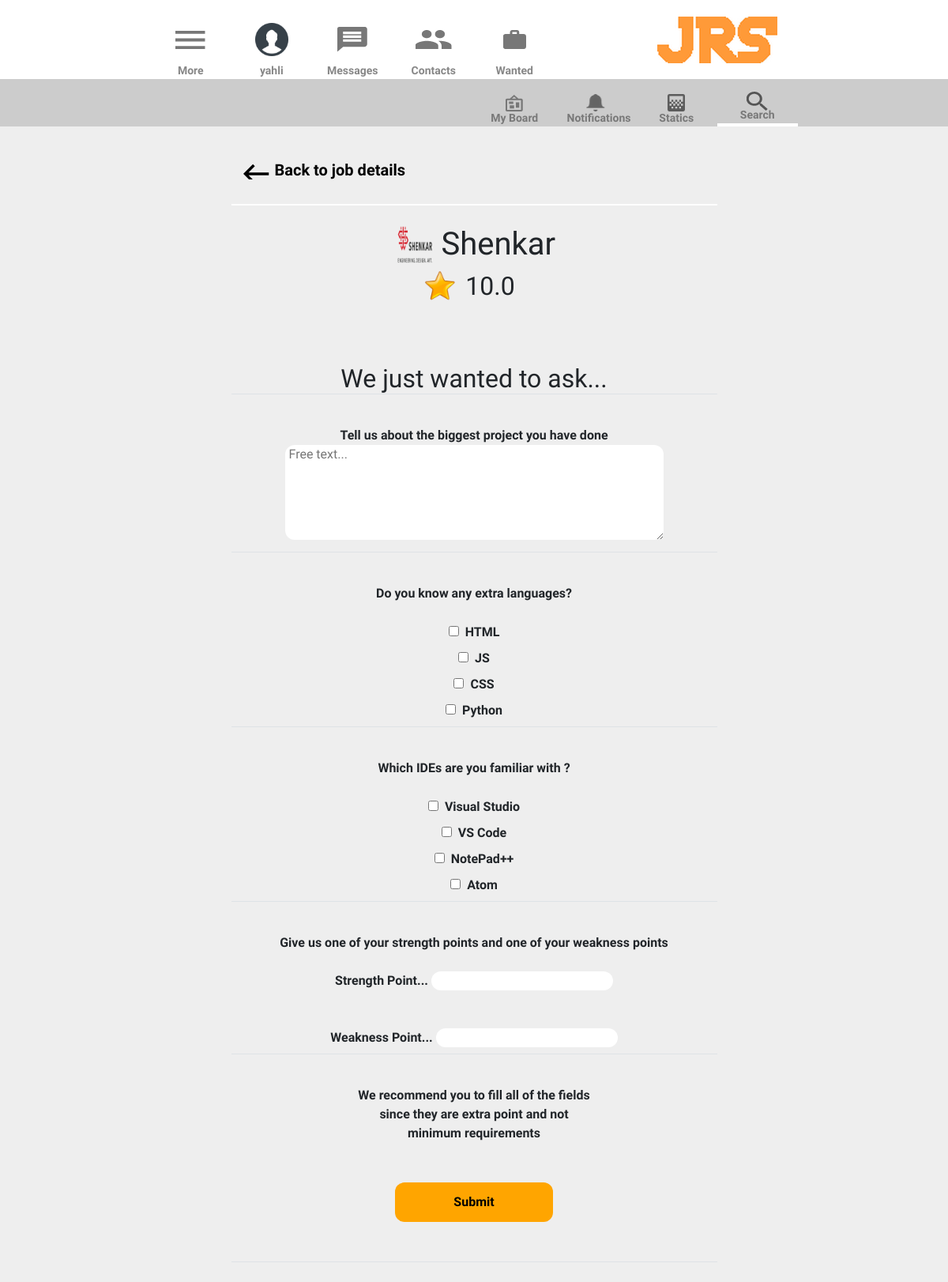
Page /job_details/job_application/7 (signed in) on the committed database.
### mainapp/models.py (models this page shows)
class jrsUser(models.Model):
    username = models.CharField(max_length=20, primary_key=True)
    email = models.EmailField()
    location = models.CharField(max_length=40)
    company = models.CharField(max_length=30, default='')
    users = models.Manager()

class job(models.Model):
    id = models.IntegerField(primary_key=True)
    postedby = models.CharField(max_length=20, default='Sharon')
    company = models.CharField(max_length=30)
    title = models.CharField(max_length=20)
    jobType = models.CharField(max_length=15)
    salary = models.CharField(max_length=15)
    jobDescription = models.CharField(max_length=800)
    logo = models.ImageField(upload_to = 'static/mainapp/assets/images')
    rank = models.FloatField()
    location = models.CharField(max_length=40, default='Not specified')
    mustmeet1 = models.CharField(max_length=30, default='')
    mustmeet2 = models.CharField(max_length=30, default='')
    mustmeet3 = models.CharField(max_length=30, default='')
    mustmeet4 = models.CharField(max_length=30, default='')
    mustmeet5 = models.CharField(max_length=30, default='')
    mustmeet6 = models.CharField(max_length=30, default='')
    objects = models.Manager()

### mainapp/views.py (the view)
# urls.py: path('job_details/job_application/<int:jobid>', views.applicationForm, name="applicationForm"),
def applicationForm(request, jobid):
    if not request.user.is_authenticated:
        return render(request, 'index.html')
    jobdetails = get_object_or_404(job, id = jobid)
    jrsuser = jrsUser.users.get(username=request.user.username)
    return render(request, 'job_application.html', {'logged':jrsuser, 'jobdetails':jobdetails})

### mainapp/templates/job_application.html (shortened to what this page needs)
<!DOCTYPE html>
<html lang="en">
<head>
    <link rel="stylesheet" href="https://stackpath.bootstrapcdn.com/bootstrap/4.5.0/css/bootstrap.min.css">
    <link href="../../static/mainapp/assets/css/style.css" rel="stylesheet">
</head>
<body>
    <header>
        <div class="row" id="myHeader">
            <div class="col-md-2 side-col"></div>
            <div class="col-md-1 headerLink" id="burger-menu">
                <a href="#">
                    <div class="linkText">More</div>
                </a>
            </div>
            <div class="col-md-1 headerLink" id="user-welcome">
                <a href="#" id="userBox" onclick="userBoxToggler()">
                    <div class="linkText">{{logged.username}}</div>
                </a>
            </div>
            <div class="col-md-1 headerLink" id="messages">
                <a href="#">
                    <div class="linkText">Messages</div>
                </a>
            </div>
            <div class="col-md-1 headerLink" id="contacts">
                <a href="#">
                    <div class="linkText">Contacts</div>
                </a>
            </div>
            <div class="col-md-1 headerLink" id="wanted">
                <a href="#">
                    <div class="linkText">Wanted</div>
                </a>
            </div>
            <div class="col-md-1 side-col"> </div>
            <div class="col-md-2" id="logo">
                <a href="main"></a>
            </div>
            <div class="col-md-2 side-col"></div>
        </div>
    </header>
    <div class="row" id="myNav">
        <div class="col-md-2 side-col"></div>
        <div class="col-md-4 side-col"></div>
        <div class="col-md-1 navLink" id="my-board">
            <a href="#">
                <div class="linkText bottomText">My Board</div>
            </a>
        </div>
        <div class="col-md-1 navLink" id="notifications">
            <a href="#">
                <div class="linkText bottomText">Notifications</div>
            </a>
        </div>
        <div class="col-md-1 navLink" id="statics">
            <a href="#">
                <div class="linkText bottomText">Statics</div>
            </a>
        </div>
        <div class="col-md-1 navLink navSelected" id="search">
            <a href="#">
                <div class="linkText bottomText">Search</div>
            </a>
        </div>
        <div class="col-md-2 side-col"></div>
    </div>
    <main>
        <div class="row">
            <div class="col-md-2 side-col"></div>
            <div class="col-md-1"></div>
            <div class="col-md-6 backToSearchRow">
                <a href="../../job_details/{{jobdetails.id}}" rel="Back" title="Back" class="backSearch">Back to job details</a>
            </div>
            <div class="col-md-1"></div>
            <div class="col-md-2 side-col"></div>
        </div>
        <div class="row aboveForm">
            <div class="col-md-2 side-col"></div>
            <div class="col-md-1"></div>
            <div class="col-md-6 companyHeader">
                <h1 class="companyName" style = "background-image: url('../../static/mainapp/assets/images/{{jobdetails.logo}}');">{{jobdetails.company}}</h1>
                <h2 class="companyRating">{{jobdetails.rank}}</h2>
            </div>
            <div class="col-md-1"></div>
            <div class="col-md-2 side-col"></div>
        </div>
        <div class="row formRow">
            <div class="col-md-2 side-col"></div>
            <div class="col-md-1"></div>
            <div class="col-md-6 formHeader border-bottom">
                <h2>We just wanted to ask...</h2>
            </div>
            <div class="col-md-1"></div>
            <div class="col-md-2 side-col"></div>
        </div>
        <form action="jobs_list" method="POST" id="jobApplication">{% csrf_token %}
            <div class="row formRow">
                <div class="col-md-2 side-col"></div>
                <div class="col-md-1"></div>
                <div class="col-md-6 border-bottom">
                    <label class="applyLabel">
                        Tell us about the biggest project you have done
                        <br>
                        <textarea name="bigProject" rows="5" cols="50" placeholder="Free text..."></textarea>
                    </label>
                </div>
                <div class="col-md-1"></div>
                <div class="col-md-2 side-col"></div>
            </div>
            <div class="row formRow">
                <div class="col-md-2 side-col"></div>
                <div class="col-md-1"></div>
                <div class="col-md-6 border-bottom">
                    <section class="checkboxContainer">
                        Do you know any extra languages?
                        <br>
                        <br><label><input name="langs[]" type="checkbox" class="checkboxes" value="html">&nbsp HTML</label>
                        <br><label><input name="langs[]" type="checkbox" class="checkboxes" value="java script">&nbsp JS</label>
                        <br><label><input name="langs[]" type="checkbox" class="checkboxes" value="css">&nbsp CSS</label>
                        <br><label><input name="langs[]" type="checkbox" class="checkboxes" value="python">&nbsp Python</label>
                    </section>
                </div>
                <div class="col-md-1"></div>
                <div class="col-md-2 side-col"></div>
            </div>
            <div class="row formRow">
                <div class="col-md-2 side-col"></div>
                <div class="col-md-1"></div>
                <div class="col-md-6 border-bottom">
                    <section class="checkboxContainer">
                        Which IDEs are you familiar with ?
                        <br>
                        <br><label><input name="ides[]" type="checkbox" class="checkboxes" value="vs">&nbsp Visual
                            Studio</label>
                        <br><label><input name="ides[]" type="checkbox" class="checkboxes" value="vscode">&nbsp VS
                            Code</label>
                        <br><label><input name="ides[]" type="checkbox" class="checkboxes" value="notepad++">&nbsp NotePad++</label>
                        <br><label><input name="ides[]" type="checkbox" class="checkboxes" value="atom">&nbsp Atom</label>
                    </section>
                </div>
                <div class="col-md-1"></div>
                <div class="col-md-2 side-col"></div>
            </div>
            <div class="row formRow">
                <div class="col-md-2 side-col"></div>
                <div class="col-md-1"></div>
                <div class="col-md-6 border-bottom">
                    <label class="applyLabel">
                        Give us one of your strength points and one of your weakness points
                        <br><br>
                        Strength Point... <input type="text" name="strength" class="textBoxes">
                    </label>
                    <label class="applyLabel">
                        Weakness Point... <input type="text" name="weakness" class="textBoxes">
                    </label>
                </div>
                <div class="col-md-1"></div>
                <div class="col-md-2 side-col"></div>
            </div>
            <div class="row formRow">
                <div class="col-md-2 side-col"></div>
                <div class="col-md-1"></div>
                <div class="col-md-6 border-bottom submitApplication">
                    <p>We recommend you to fill all of the fields since they are extra point and not minimum requirements
                    </p>
                    <input class="applyBtn" type="submit" value="Submit">
                </div>
                <div class="col-md-1"></div>
                <div class="col-md-2 side-col"></div>
            </div>
        </form>
    </main>
</body>
</html>

### mainapp/static/mainapp/assets/css/style.css (style rules this page uses)
* { font-family: 'Saira', sans-serif; margin: 0; padding: 0; }
a { text-decoration: none !important; color: #555555; }
main { margin-bottom: 25px; }
body { background-color: #eeeeee; margin: 0; padding: 0; overflow-x: hidden; }
#myHeader { background-color: rgb(255, 255, 255); height: 100px; }
#myNav { height: 60px; background-color: rgb(204, 204, 204); }
.headerLink { position: relative; }
.headerLink a { position: relative; display: block; height: 100%; width: 100%; opacity: 70%; }
.navLink { position: relative; }
.navLink a { position: relative; display: block; height: 100%; width: 100%; opacity: 70%; }
.navSelected { border-bottom: 4px solid white !important; }
#logo a { display: block; background: url(../images/logo-jrs.png) no-repeat; background-position: center; height: 100%; width: 100%; }
.linkText { position: absolute; bottom: 0; width: 100%; text-align: center; font-size: 14px; font-weight: bolder; }
.bottomText { padding-bottom: 0px; }
#burger-menu { background: url(../images/burger-menu.png) no-repeat center; }
#user-welcome { background: url(../images/login-icon.png) no-repeat center; background-size: 42px 42px; }
#contacts { background: url(../images/contacts.png) no-repeat center; }
#messages { background: url(../images/messages.png) no-repeat center; }
#wanted { background: url(../images/wanted.png) no-repeat center; }
#my-board { background: url(../images/board.png) no-repeat center; }
#notifications { background: url(../images/notification.png) no-repeat center; }
#statics { background: url(../images/statistics.png) no-repeat center; }
#search { background: url(../images/search-icon.png) no-repeat center; }
.backSearch { position: relative; widows: 90%; top: 40px; font-size: 20px; font-weight: bold; background: url(../images/backarrow.png) no-repeat; padding-left: 40px; color: black; }
.backToSearchRow { height: 100px; border-bottom: white solid 2px; }
.companyHeader { height: 100px; padding-top: 25px; text-align: center; }
.companyName { background: url(../images/companies/circle.png) no-repeat; background-size: 50px; width: 200px; margin: 0 auto; padding-left: 10%; }
.companyRating { width: 125px; margin: 0 auto; background: url(../images/star.png) no-repeat; background-size: 40px; margin-top: 10px; padding-left: 7%; }
.applyBtn { display: block; height: 50px; width: 200px; border-radius: 12px; background-color: orange; text-align: center; line-height: 50px; margin: 0 auto; margin-top: 50px; margin-bottom: 50px; color: black; font-weight: bold; border: 0; }
.aboveForm { height: 200px; }
.formHeader h2 { text-align: center; margin: 0 auto !important; }
.formRow .applyLabel, .formRow section { font-weight: bold; margin-top: 40px; width: 100%; text-align: center; }
label textarea, .textBoxes { padding-right: 5px; padding-left: 5px; border-radius: 12px; border: none; color: rgba(0, 0, 0, 0.63); }
.checkboxContainer { position: relative; }
.checkboxes { margin-top: 5px; }
.submitApplication p { font-weight: bold; width: 300px; margin: 0 auto; text-align: center; margin-top: 40px; }
input { padding-left: 5px; padding-right: 5px; color: rgba(0, 0, 0, 0.6); }

### rows in the picture
jrsUser: username "yahli"
job: logo (picture), company "Shenkar", rank "10.0"
